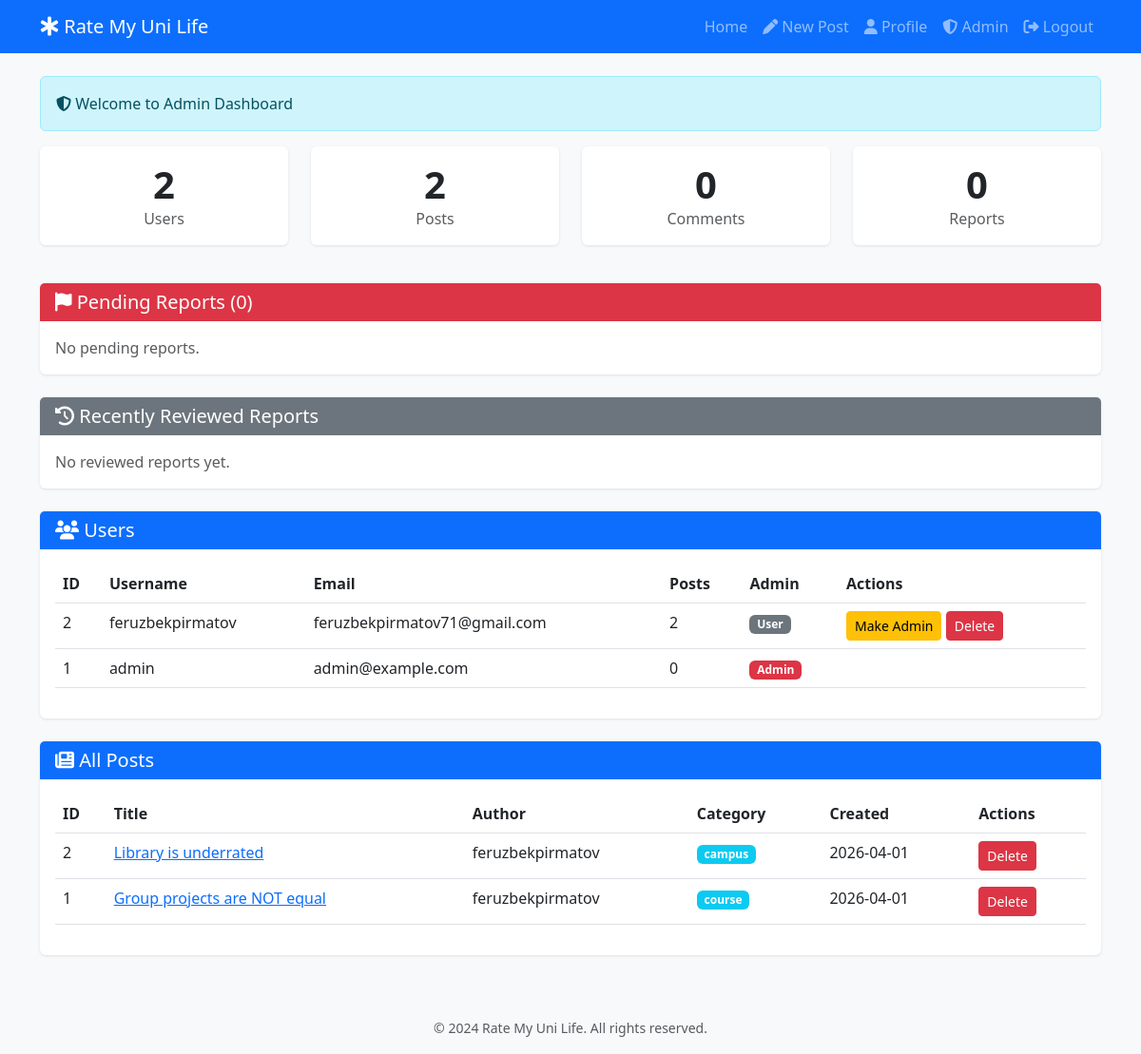
The page /admin (signed in) on the database its author committed.
### models.py (models this page shows, shortened)
class User(UserMixin, db.Model):
    __tablename__ = 'users'
    id = db.Column(db.Integer, primary_key=True, autoincrement=True)
    username = db.Column(db.String(50), nullable=False, unique=True)
    email = db.Column(db.String(100), nullable=False, unique=True)
    password_hash = db.Column(db.String(255), nullable=False)
    is_admin = db.Column(db.Boolean, nullable=False, default=False)
    created_at = db.Column(db.DateTime, nullable=False, default=datetime.utcnow)
    posts = db.relationship('Post', backref='author', lazy=True, cascade='all, delete-orphan')
    comments = db.relationship('Comment', backref='author', lazy=True, cascade='all, delete-orphan')
    votes = db.relationship('Vote', backref='user', lazy=True, cascade='all, delete-orphan')
    reports = db.relationship('Report', foreign_keys='Report.reporter_id', backref='reporter', lazy=True)

class Post(db.Model):
    __tablename__ = 'posts'
    id = db.Column(db.Integer, primary_key=True, autoincrement=True)
    author_id = db.Column(db.Integer, db.ForeignKey('users.id', ondelete='CASCADE'), nullable=False)
    title = db.Column(db.String(200), nullable=False)
    content = db.Column(db.Text, nullable=False)
    category = db.Column(db.String(50), nullable=False)  # professor / course / campus / general
    is_anonymous = db.Column(db.Boolean, nullable=False, default=True)
    created_at = db.Column(db.DateTime, nullable=False, default=datetime.utcnow)
    updated_at = db.Column(db.DateTime, nullable=True, onupdate=datetime.utcnow)
    comments = db.relationship('Comment', backref='post', lazy=True, cascade='all, delete-orphan')
    votes = db.relationship('Vote', backref='post', lazy=True, cascade='all, delete-orphan')
    reports = db.relationship('Report', backref='post', lazy=True, cascade='all, delete-orphan')
    tags = db.relationship('Tag', secondary=post_tags, backref=db.backref('posts', lazy='dynamic'))

### app.py (the view)
    @app.route('/admin')
    @login_required
    def admin_dashboard():
        if not current_user.is_admin:
            abort(403)
        pending_reports = Report.query.filter_by(status='pending').order_by(Report.created_at.desc()).all()
        resolved_reports = Report.query.filter(Report.status != 'pending').order_by(Report.created_at.desc()).limit(10).all()
        all_posts = Post.query.order_by(Post.created_at.desc()).all()
        all_users = User.query.order_by(User.created_at.desc()).all()
        stats = {
            'users': User.query.count(),
            'posts': Post.query.count(),
            'comments': Comment.query.count(),
            'reports': Report.query.count(),
            'tags': Tag.query.count(),
        }
        return render_template(
            'admin_dashboard.html',
            pending_reports=pending_reports,
            resolved_reports=resolved_reports,
            all_posts=all_posts,
            all_users=all_users,
            stats=stats
        )

### app.py (called while the page is built)
@login_manager.user_loader
def load_user(user_id):
    return db.session.get(User, int(user_id))

### templates/admin_dashboard.html (shortened to what this page needs)
{% extends "base.html" %}
{% block content %}
<div class="row">
    <div class="col-md-12">
        <div class="alert alert-info">
            <i class="fas fa-shield-alt"></i> Welcome to Admin Dashboard
        </div>
        <div class="row mb-4">
            <div class="col-md-3 col-6 mb-3">
                <div class="card text-center h-100">
                    <div class="card-body">
                        <div class="display-6 fw-bold">{{ stats.users }}</div>
                        <div class="text-muted">Users</div>
                    </div>
                </div>
            </div>
            <div class="col-md-3 col-6 mb-3">
                <div class="card text-center h-100">
                    <div class="card-body">
                        <div class="display-6 fw-bold">{{ stats.posts }}</div>
                        <div class="text-muted">Posts</div>
                    </div>
                </div>
            </div>
            <div class="col-md-3 col-6 mb-3">
                <div class="card text-center h-100">
                    <div class="card-body">
                        <div class="display-6 fw-bold">{{ stats.comments }}</div>
                        <div class="text-muted">Comments</div>
                    </div>
                </div>
            </div>
            <div class="col-md-3 col-6 mb-3">
                <div class="card text-center h-100">
                    <div class="card-body">
                        <div class="display-6 fw-bold">{{ stats.reports }}</div>
                        <div class="text-muted">Reports</div>
                    </div>
                </div>
            </div>
        </div>
        <div class="card mb-4">
            <div class="card-header bg-danger text-white">
                <h5 class="mb-0"><i class="fas fa-flag"></i> Pending Reports ({{ pending_reports|length }})</h5>
            </div>
            <div class="card-body">
                {% if pending_reports %}
                    {% for report in pending_reports %}
                        <div class="report-item border-bottom pb-3 mb-3">
                            <div class="d-flex justify-content-between">
                                <strong>Report #{{ report.id }}</strong>
                                <small>{{ report.created_at.strftime('%Y-%m-%d %H:%M') }}</small>
                            </div>
                            <p><strong>Reported Post:</strong> <a href="{{ url_for('view_post', post_id=report.post.id) }}">{{ report.post.title }}</a></p>
                            <p><strong>Actual Author:</strong> {{ report.post.author.username }}</p>
                            <p><strong>Reason:</strong> {{ report.reason }}</p>
                            <p><strong>Reported by:</strong> {{ report.reporter.username }}</p>
                            <form action="{{ url_for('resolve_report', report_id=report.id) }}" method="POST" class="mt-2">
                                <input type="hidden" name="action" value="delete_post">
                                <button type="submit" class="btn btn-danger btn-sm" onclick="return confirm('Delete this post?')">
                                    <i class="fas fa-trash"></i> Delete Post
                                </button>
                                <button type="submit" name="action" value="dismiss" class="btn btn-secondary btn-sm">
                                    <i class="fas fa-times"></i> Dismiss Report
                                </button>
                            </form>
                        </div>
                    {% endfor %}
                {% else %}
                    <p class="text-muted mb-0">No pending reports.</p>
                {% endif %}
            </div>
        </div>
        <div class="card mb-4">
            <div class="card-header bg-secondary text-white">
                <h5 class="mb-0"><i class="fas fa-history"></i> Recently Reviewed Reports</h5>
            </div>
            <div class="card-body">
                {% if resolved_reports %}
                    {% for report in resolved_reports %}
                        <div class="d-flex justify-content-between border-bottom pb-2 mb-2">
                            <div>
                                <strong>#{{ report.id }}</strong>
                                <span class="badge {% if report.status == 'resolved' %}bg-success{% else %}bg-dark{% endif %}">
                                    {{ report.status|capitalize }}
                                </span>
                                <span class="ms-2">{{ report.post.title if report.post else 'Deleted post' }}</span>
                            </div>
                            <small class="text-muted">
                                {{ report.reviewed_at.strftime('%Y-%m-%d %H:%M') if report.reviewed_at else '' }}
                            </small>
                        </div>
                    {% endfor %}
                {% else %}
                    <p class="text-muted mb-0">No reviewed reports yet.</p>
                {% endif %}
            </div>
        </div>
        <div class="card mb-4">
            <div class="card-header bg-primary text-white">
                <h5 class="mb-0"><i class="fas fa-users"></i> Users</h5>
            </div>
            <div class="card-body">
                <div class="table-responsive">
                    <table class="table">
                        <thead>
                            <tr>
                                <th>ID</th>
                                <th>Username</th>
                                <th>Email</th>
                                <th>Posts</th>
                                <th>Admin</th>
                                <th>Actions</th>
                            </tr>
                        </thead>
                        <tbody>
                            {% for user in all_users %}
                                <tr>
                                    <td>{{ user.id }}</td>
                                    <td>{{ user.username }}</td>
                                    <td>{{ user.email }}</td>
                                    <td>{{ user.posts|length }}</td>
                                    <td>
                                        {% if user.is_admin %}
                                            <span class="badge bg-danger">Admin</span>
                                        {% else %}
                                            <span class="badge bg-secondary">User</span>
                                        {% endif %}
                                    </td>
                                    <td>
                                        {% if user.id != current_user.id %}
                                            <form action="{{ url_for('toggle_admin', user_id=user.id) }}" method="POST" class="d-inline">
                                                <button type="submit" class="btn btn-sm btn-warning">
                                                    {% if user.is_admin %}Remove Admin{% else %}Make Admin{% endif %}
                                                </button>
                                            </form>
                                            <form action="{{ url_for('delete_user', user_id=user.id) }}" method="POST" class="d-inline">
                                                <button type="submit" class="btn btn-sm btn-danger" onclick="return confirm('Delete user {{ user.username }}?')">
                                                    Delete
                                                </button>
                                            </form>
                                        {% endif %}
                                    </td>
                                </tr>
                            {% endfor %}
                        </tbody>
                    </table>
                </div>
            </div>
        </div>
        <div class="card">
            <div class="card-header bg-primary text-white">
                <h5 class="mb-0"><i class="fas fa-newspaper"></i> All Posts</h5>
            </div>
            <div class="card-body">
                <div class="table-responsive">
                    <table class="table">
                        <thead>
                            <tr>
                                <th>ID</th>
                                <th>Title</th>
                                <th>Author</th>
                                <th>Category</th>
                                <th>Created</th>
                                <th>Actions</th>
                            </tr>
                        </thead>
                        <tbody>
                            {% for post in all_posts %}
                                <tr>
                                    <td>{{ post.id }}</td>
                                    <td><a href="{{ url_for('view_post', post_id=post.id) }}">{{ post.title }}</a></td>
                                    <td>{{ post.author.username }}</td>
                                    <td><span class="badge bg-info">{{ post.category }}</span></td>
                                    <td>{{ post.created_at.strftime('%Y-%m-%d') }}</td>
                                    <td>
                                        <form action="{{ url_for('delete_post', post_id=post.id) }}" method="POST" class="d-inline">
                                            <button type="submit" class="btn btn-sm btn-danger" onclick="return confirm('Delete this post?')">
                                                Delete
                                            </button>
                                        </form>
                                    </td>
                                </tr>
                            {% endfor %}
                        </tbody>
                    </table>
                </div>
            </div>
        </div>
    </div>
</div>
{% endblock %}

### static/css/style.css (style rules this page uses)
body { background-color: #f8f9fa; font-family: 'Segoe UI', Tahoma, Geneva, Verdana, sans-serif; }
.card { border: none; box-shadow: 0 1px 3px rgba(0,0,0,0.1); }
.card-header { border-bottom: none; }
.card, .alert { animation: fadeIn 0.3s ease-out; }

### rows shown on the page
User: id "2", username "feruzbekpirmatov", email "feruzbekpirmatov71@gmail.com", posts|length "2", is_admin "User"
User: id "1", username "admin", email "admin@example.com", posts|length "0", is_admin "Admin"
Post: id "2", title "Library is underrated", author.username "feruzbekpirmatov", category "campus", created_at "2026-04-01"
Post: id "1", title "Group projects are NOT equal", author.username "feruzbekpirmatov", category "course", created_at "2026-04-01"

### other values the page prints
{{ stats.users }} "2"
{{ stats.posts }} "2"
{{ stats.comments }} "0"
{{ stats.reports }} "0"
{{ pending_reports|length }} "0"
